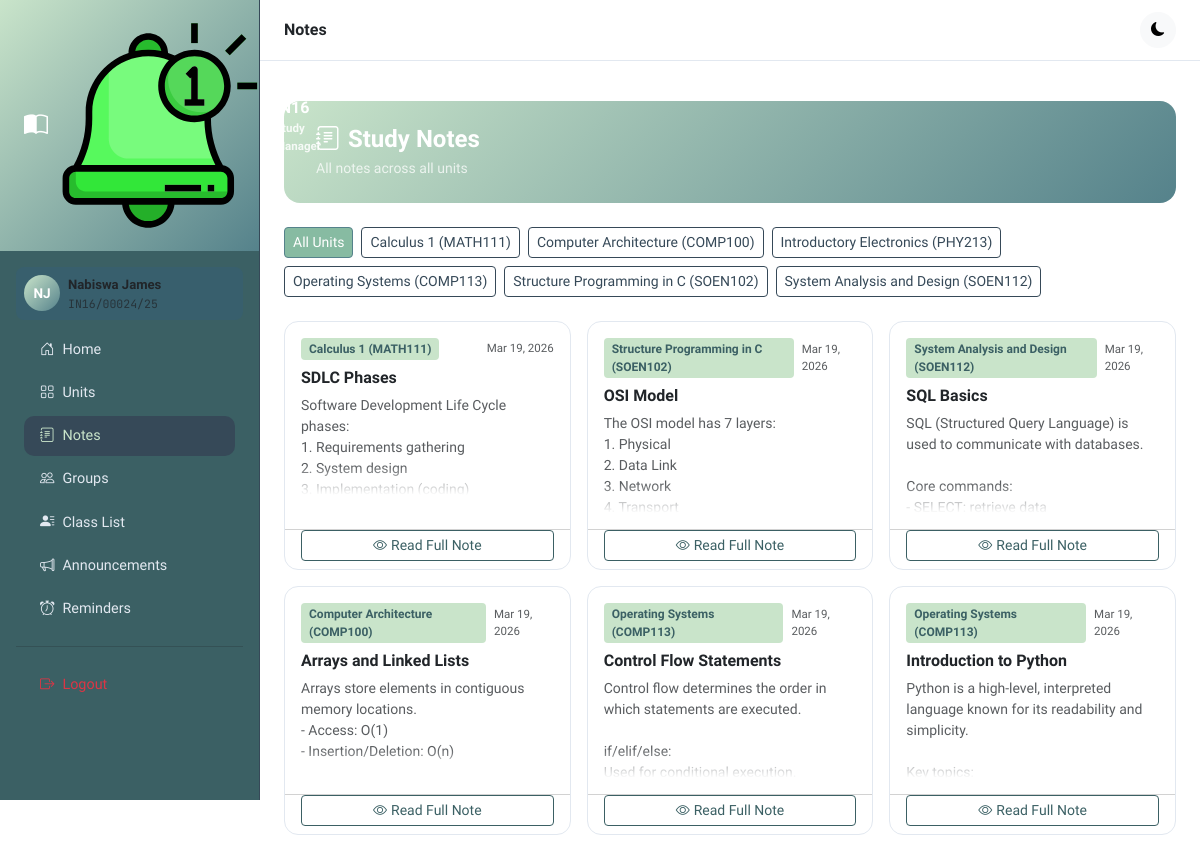
Screenshot of /notes/ (signed in) with the database file from the repository.
### notes_app/models.py (models this page shows, shortened)
class Student(models.Model):
    GENDER_CHOICES = [('M', 'Male'), ('F', 'Female'), ('O', 'Other')]
    user = models.OneToOneField(User, on_delete=models.CASCADE)
    reg_number = models.CharField(max_length=50, unique=True)
    gender = models.CharField(max_length=1, choices=GENDER_CHOICES)
    class Meta:
        ordering = ['reg_number']

class Unit(models.Model):
    name = models.CharField(max_length=200)
    class Meta:
        ordering = ['name']

class Note(models.Model):
    unit = models.ForeignKey(Unit, on_delete=models.CASCADE, related_name='notes')
    topic = models.CharField(max_length=200)
    content = models.TextField()
    created_at = models.DateTimeField(auto_now_add=True)
    updated_at = models.DateTimeField(auto_now=True)
    class Meta:
        ordering = ['-created_at']

### notes_app/views.py (the view)
# urls.py: path('notes/', views.notes_view, name='notes'),
@login_required
def notes_view(request, unit_id=None):
    units = Unit.objects.all()
    selected_unit = None
    notes = Note.objects.select_related('unit').all()
    if unit_id:
        selected_unit = get_object_or_404(Unit, id=unit_id)
        notes = notes.filter(unit=selected_unit)
    return render(request, 'notes_app/notes.html', {
        'units': units,
        'notes': notes,
        'selected_unit': selected_unit,
    })

### notes_app/templates/notes_app/notes.html (shortened to what this page needs)
{% extends 'notes_app/base.html' %}
{% block page_title %}Notes{% endblock %}
{% block content %}
<div class="page-header">
  <h4 class="fw-bold mb-1"><i class="bi bi-journal-text me-2"></i>Study Notes</h4>
  <p class="mb-0 opacity-75 small">
    {% if selected_unit %}Notes for {{ selected_unit.name }}{% else %}All notes across all units{% endif %}
  </p>
</div>
<div class="d-flex gap-2 flex-wrap mb-4">
  <a href="{% url 'notes' %}" class="btn btn-sm {% if not selected_unit %}btn-primary{% else %}btn-outline-secondary{% endif %}">
    All Units
  </a>
  {% for unit in units %}
  <a href="{% url 'notes_by_unit' unit.id %}"
     class="btn btn-sm {% if selected_unit.id == unit.id %}btn-primary{% else %}btn-outline-secondary{% endif %}">
    {{ unit.name }}
  </a>
  {% endfor %}
</div>
{% if notes %}
<div class="row g-3">
  {% for note in notes %}
  <div class="col-12 col-md-6 col-xl-4">
    <div class="card card-hover h-100">
      <div class="card-body">
        <div class="d-flex align-items-center gap-2 mb-2">
          <span class="unit-badge">{{ note.unit.name }}</span>
          <span class="ms-auto text-muted" style="font-size:.72rem;">{{ note.created_at|date:"M d, Y" }}</span>
        </div>
        <h6 class="fw-bold mb-2">{{ note.topic }}</h6>
        <div class="text-muted small note-content">{{ note.content|linebreaksbr }}</div>
      </div>
      <div class="card-footer bg-transparent pt-0">
        <a href="{% url 'note_detail' note.id %}" class="btn btn-sm btn-outline-primary w-100">
          <i class="bi bi-eye me-1"></i>Read Full Note
        </a>
      </div>
    </div>
  </div>
  {% endfor %}
</div>
{% else %}
<div class="text-center py-5 text-muted">
  <i class="bi bi-journal display-3 opacity-25 d-block mb-3"></i>
  <p>No notes found{% if selected_unit %} for {{ selected_unit.name }}{% endif %}.</p>
</div>
{% endif %}
{% endblock %}

### notes_app/templates/notes_app/base.html (shortened to what this page needs)
{% load static %}
<!DOCTYPE html>
<html lang="en" data-bs-theme="light" id="htmlRoot">
<head>
  <link href="https://cdn.jsdelivr.net/npm/bootstrap@5.3.3/dist/css/bootstrap.min.css" rel="stylesheet"/>
  <link href="https://cdn.jsdelivr.net/npm/bootstrap-icons@1.11.3/font/bootstrap-icons.min.css" rel="stylesheet"/>
</head>
<body>
{% if user.is_authenticated %}
<nav id="sidebar">
  <div class="sidebar-brand d-flex align-items-center gap-2">
    <i class="bi bi-book-half fs-4"></i>
    <img src="/notes_app/static/image/bell.svg" alt="">
    <div>
      <div class="fw-700" style="font-size:1rem;font-weight:700;">IN16</div>
      <div style="font-size:0.72rem;opacity:0.85;">Study Manager</div>
    </div>
  </div>
  <div class="p-3">
    {% if user.student %}
    <div class="d-flex align-items-center gap-2 p-2 mb-2 rounded-3" style="background:rgba(26,86,219,.07)">
      <div class="rounded-circle d-flex align-items-center justify-content-center text-white fw-bold"
           style="width:36px;height:36px;background:var(--in16-gradient);font-size:.85rem;">
        {{ user.first_name|first }}{{ user.last_name|first }}
      </div>
      <div>
        <div style="font-size:.82rem;font-weight:600;">{{ user.get_full_name }}</div>
        <div class="text-muted mono" style="font-size:.72rem;">{{ user.student.reg_number }}</div>
      </div>
    </div>
    {% endif %}
    <ul class="nav flex-column mt-1">
      <li class="nav-item">
        <a class="nav-link {% if request.resolver_match.url_name == 'home' %}active{% endif %}" href="{% url 'home' %}">
          <i class="bi bi-house-door me-2"></i>Home
        </a>
      </li>
      <li class="nav-item">
        <a class="nav-link {% if request.resolver_match.url_name == 'units' %}active{% endif %}" href="{% url 'units' %}">
          <i class="bi bi-grid me-2"></i>Units
        </a>
      </li>
      <li class="nav-item">
        <a class="nav-link {% if 'notes' in request.resolver_match.url_name %}active{% endif %}" href="{% url 'notes' %}">
          <i class="bi bi-journal-text me-2"></i>Notes
        </a>
      </li>
      <li class="nav-item">
        <a class="nav-link {% if 'groups' in request.resolver_match.url_name %}active{% endif %}" href="{% url 'groups' %}">
          <i class="bi bi-people me-2"></i>Groups
        </a>
      </li>
      <li class="nav-item">
        <a class="nav-link {% if request.resolver_match.url_name == 'students' %}active{% endif %}" href="{% url 'students' %}">
          <i class="bi bi-person-lines-fill me-2"></i>Class List
        </a>
      </li>
      <li class="nav-item">
        <a class="nav-link {% if request.resolver_match.url_name == 'announcements' %}active{% endif %}" href="{% url 'announcements' %}">
          <i class="bi bi-megaphone me-2"></i>Announcements
        </a>
      </li>
      <li class="nav-item">
        <a class="nav-link {% if request.resolver_match.url_name == 'reminders' %}active{% endif %}" href="{% url 'reminders' %}">
          <i class="bi bi-alarm me-2"></i>Reminders
        </a>
      </li>
    </ul>
    <hr class="my-3"/>
    <ul class="nav flex-column">
      <li class="nav-item">
        <a class="nav-link text-danger" href="{% url 'logout' %}">
          <i class="bi bi-box-arrow-right me-2"></i>Logout
        </a>
      </li>
    </ul>
  </div>
</nav>
<div id="main-content">
  <div class="topbar d-flex align-items-center justify-content-between">
    <div class="fw-600 d-none d-md-block" style="font-weight:600;">
      {% block page_title %}IN16 Study Manager{% endblock %}
    </div>
    <div class="ms-auto d-flex align-items-center gap-2">
      <button class="btn btn-light btn-sm rounded-circle" id="darkToggle" title="Toggle dark mode" style="width:36px;height:36px;">
        <i class="bi bi-moon-fill" id="darkIcon"></i>
      </button>
    </div>
  </div>
  <div class="px-4 pt-3">
  </div>
  <div class="p-4">
    {% block content %}{% endblock %}
  </div>
</div>
{% endif %}
</body>
</html>

### notes_app/templates/notes_app/base.html (style rules this page uses)
:root { --in16-primary: #C9E4CA; --in16-accent: #87BBA2; --in16-success: #55828B; --in16-dark: #3B6064; --in16-deep: #364958; --in16-gradient: linear-gradient(135deg, #C9E4CA 0%, #55828B 100%); }
* { font-family: 'Sora', sans-serif; }
code, .mono { font-family: 'JetBrains Mono', monospace; }
#sidebar { width: 260px; min-height: 100vh; background: var(--in16-dark); border-right: 1px solid var(--in16-deep); position: fixed; top: 0; left: 0; z-index: 1040; transition: transform 0.3s ease; }
#sidebar .sidebar-brand { background: var(--in16-gradient); padding: 1.25rem 1.5rem; color: #fff; font-weight: bold; }
#sidebar .nav-link { color: #e2e8f0; border-radius: 10px; margin: 2px 8px; padding: 0.55rem 1rem; font-size: 0.9rem; font-weight: 500; transition: all 0.2s; }
#sidebar .nav-link:hover, #sidebar .nav-link.active { background: var(--in16-deep); color: var(--in16-primary); }
#sidebar .nav-link i { width: 20px; }
#main-content { margin-left: 260px; min-height: 100vh; transition: margin 0.3s ease; }
.topbar { background: #fff; border-bottom: 1px solid #e2e8f0; padding: 0.75rem 1.5rem; position: sticky; top: 0; z-index: 1030; }
.card { border-radius: 14px; border: 1px solid #e2e8f0; }
.card-hover { transition: transform 0.2s, box-shadow 0.2s; }
.unit-badge { background: rgba(135, 187, 162, 0.2); color: var(--in16-dark); font-size: 0.75rem; padding: 3px 10px; border-radius: 20px; font-weight: 600; }
.note-content { max-height: 100px; overflow: hidden; position: relative; }
.note-content::after { content:''; position:absolute; bottom:0; left:0; right:0; height:30px; background: linear-gradient(transparent, white); }
.page-header { background: var(--in16-gradient); color: white; border-radius: 16px; padding: 1.5rem 2rem; margin-bottom: 1.5rem; }

### notes_app/templates/notes_app/notes.html (style rules this page uses)
.btn-primary { background-color: #87BBA2; border-color: #55828B; color: #fff; }
.btn-outline-secondary { border-color: #364958; color: #364958; }
.unit-badge { background-color: #C9E4CA; color: #3B6064; padding: 2px 8px; border-radius: 4px; font-size: 0.75rem; font-weight: 600; }
.btn-outline-primary { color: #3B6064; border-color: #3B6064; }

### rows the page displays
Unit: name "Calculus 1 (MATH111)"
Unit: name "Computer Architecture (COMP100)"
Unit: name "Introductory Electronics (PHY213)"
Unit: name "Operating Systems (COMP113)"
Unit: name "Structure Programming in C (SOEN102)"
Unit: name "System Analysis and Design (SOEN112)"
Note: unit.name "Calculus 1 (MATH111)", created_at "Mar 19, 2026", topic "SDLC Phases", content "Software Development Life Cycle phases: 1. Requirements gathering 2. System design 3. Implementation (coding)"
Note: unit.name "Structure Programming in C (SOEN102)", created_at "Mar 19, 2026", topic "OSI Model", content "The OSI model has 7 layers: 1. Physical 2. Data Link 3. Network 4. Transport"
Note: unit.name "System Analysis and Design (SOEN112)", created_at "Mar 19, 2026", topic "SQL Basics", content "SQL (Structured Query Language) is used to communicate with databases. Core commands: - SELECT: retrieve data"
Note: unit.name "Computer Architecture (COMP100)", created_at "Mar 19, 2026", topic "Arrays and Linked Lists", content "Arrays store elements in contiguous memory locations. - Access: O(1) - Insertion/Deletion: O(n)"
Note: unit.name "Operating Systems (COMP113)", created_at "Mar 19, 2026", topic "Control Flow Statements", content "Control flow determines the order in which statements are executed. if/elif/else: Used for conditional execution."
Note: unit.name "Operating Systems (COMP113)", created_at "Mar 19, 2026", topic "Introduction to Python", content "Python is a high-level, interpreted language known for its readability and simplicity. Key topics:"

### other values shown
{{ user.first_name|first }} "N"
{{ user.last_name|first }} "J"
{{ user.get_full_name }} "Nabiswa James"
{{ user.student.reg_number }} "IN16/00024/25"
